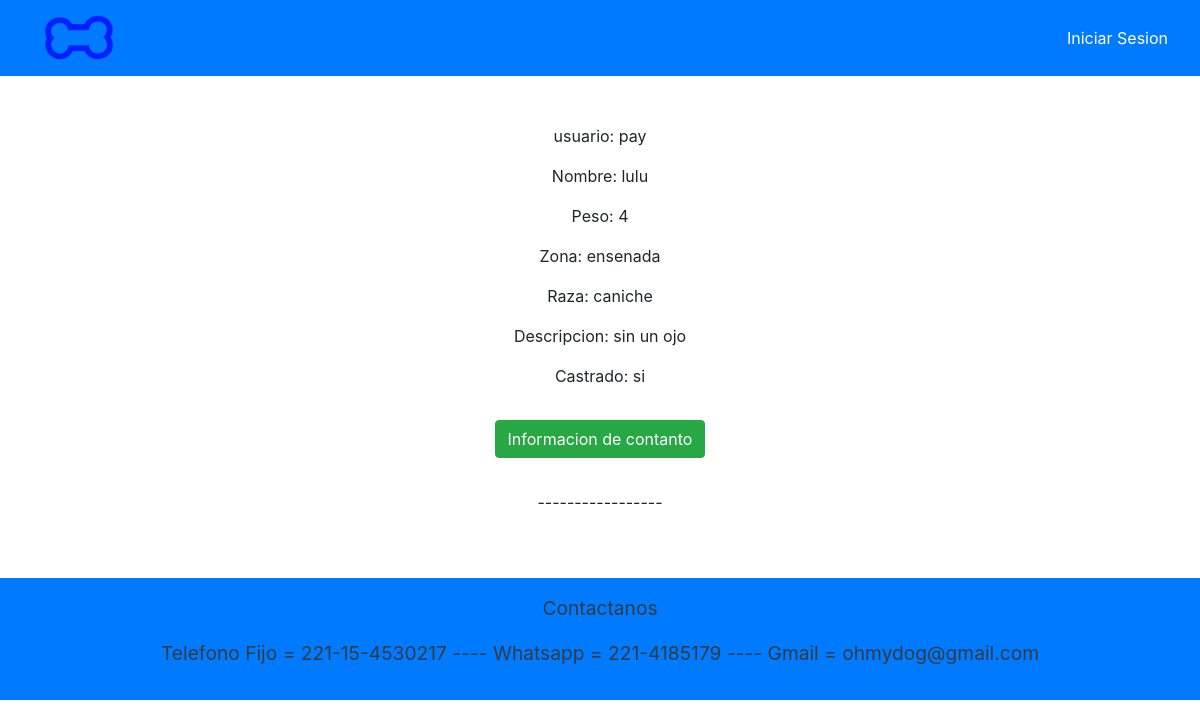
The page /listarAdopciones on the database as committed earlier.
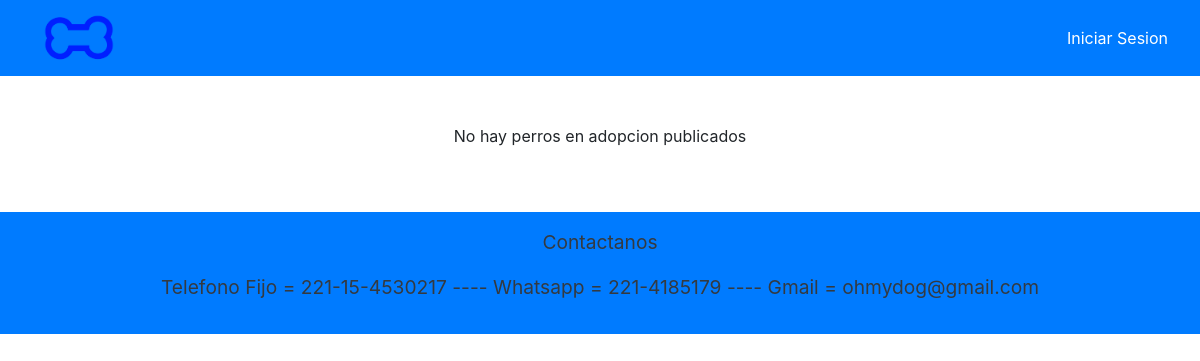
The same page on the database as committed later.
### APP/models.py (models this page shows, shortened)
class PerroAdopcion(models.Model):
    usuario = models.CharField(max_length=30)
    nombre = models.CharField(max_length=30)
    peso= models.IntegerField()
    raza= models.CharField(max_length=20)
    descripcion= models.CharField(max_length=30)
    zona= models.CharField(max_length=50)
    castrado = models.CharField(max_length=2)

### APP/views.py (the view)
# urls.py: path('listarAdopciones',views.ListarAdopciones,name='ListarAdopciones'),
def ListarAdopciones(request):
    adop = PerroAdopcion.objects.all()
    context = {'context': adop,
               'usuario': usuario}
    return render(request, 'paginas/listarAdopciones.html', context)

### APP/templates/paginas/listarAdopciones.html (shortened to what this page needs)
{% extends 'paginas/base.html' %}
{% load static %}
{% block contenido %}
<div class="d-flex justify-content-center flex-column align-items-center">
    {% if context|length == 0 %}
        <p>No hay perros en adopcion publicados</p>
    {% else %}
        {% for c in context %}
            <p>usuario: {{ c.usuario }}</p>
            <p>Nombre: {{ c.nombre }}</p>
            <p>Peso: {{ c.peso }}</p>
            <p>Zona: {{ c.zona }}</p>
            <p>Raza: {{ c.raza }}</p>
            <p>Descripcion: {{ c.descripcion }}</p>
            <p>Castrado: {{ c.castrado }}</p>
            <a href="" class="btn btn-success">Informacion de contanto</a>
            <p>-----------------</p>
        {% endfor %}
    {% endif %}
</div>
{% endblock %}

Rows that differ between the two databases and show on the page:
removed PerroAdopcion: usuario "pay", nombre "lulu", peso "4", zona "ensenada", raza "caniche", descripcion "sin un ojo", castrado "si"
Other text that changed with them:
text now shown: "No hay perros en adopcion publicados"
